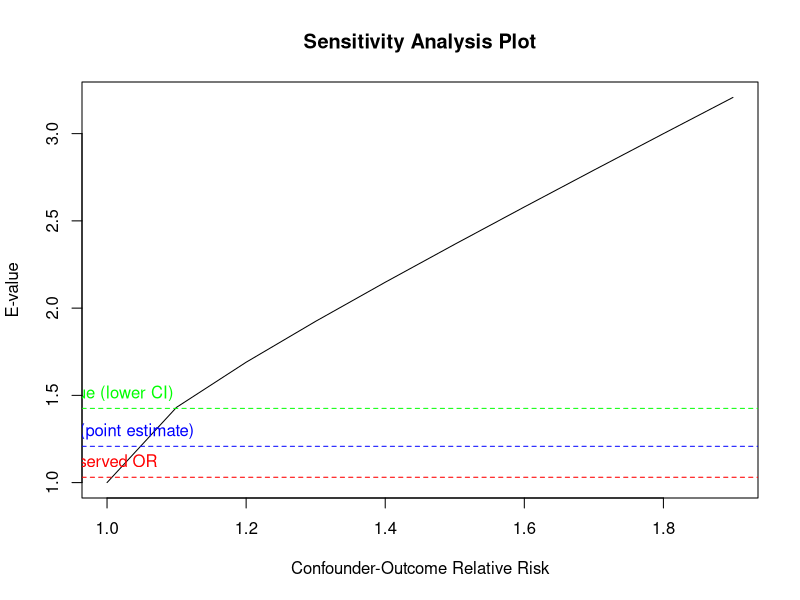

R code for this plot:

# Set seed for reproducibility
set.seed(123)

# Number of observations
n <- 500

# Generate synthetic data
data <- data.frame(
  comic_freq = sample(1:5, n, replace = TRUE), # 1: Rarely, 5: Very Frequently
  parents_edu = sample(c('Low', 'Medium', 'High'), n, replace = TRUE, prob = c(0.3, 0.4, 0.3)),
  homework_time = rnorm(n, mean = 2, sd = 0.5), # Hours per day
  higher_studies = sample(c(0, 1), n, replace = TRUE) # 0: No, 1: Yes
)

# Fit a logistic regression model
model <- glm(higher_studies ~ comic_freq + parents_edu + homework_time, 
             data = data, family = binomial)

# Print model summary
summary(model)

# Extract odds ratio and confidence interval for comic_freq
or <- exp(coef(model)["comic_freq"])
ci <- exp(confint(model)["comic_freq",])

# Print odds ratio and confidence interval
cat("Odds Ratio for comic_freq:", or, "\n")
cat("95% Confidence Interval:", ci[1], "-", ci[2], "\n")

# Calculate the prevalence of the outcome
outcome_prevalence <- mean(data$higher_studies)

# Function to calculate E-value
calculate_evalue <- function(estimate) {
  if (estimate < 1) estimate <- 1 / estimate
  return(estimate + sqrt(estimate * (estimate - 1)))
}

# Calculate E-values
evalue_point <- calculate_evalue(or)
evalue_lower <- calculate_evalue(ci[1])

# Print E-values
cat("E-value (point estimate):", evalue_point, "\n")
cat("E-value (lower confidence limit):", evalue_lower, "\n")

# Create data for plotting
conf_strengths <- seq(1, max(evalue_point, evalue_lower) + 0.5, by = 0.1)
bias_factors <- sapply(conf_strengths, function(x) x + sqrt(x * (x-1)))

# Plot
plot(conf_strengths, bias_factors, type = "l", 
     xlab = "Confounder-Outcome Relative Risk", 
     ylab = "E-value", 
     main = "Sensitivity Analysis Plot")
abline(h = or, col = "red", lty = 2)
text(1, or, "Observed OR", pos = 3, col = "red")
abline(h = evalue_point, col = "blue", lty = 2)
text(1, evalue_point, "E-value (point estimate)", pos = 3, col = "blue")
abline(h = evalue_lower, col = "green", lty = 2)
text(1, evalue_lower, "E-value (lower CI)", pos = 3, col = "green")